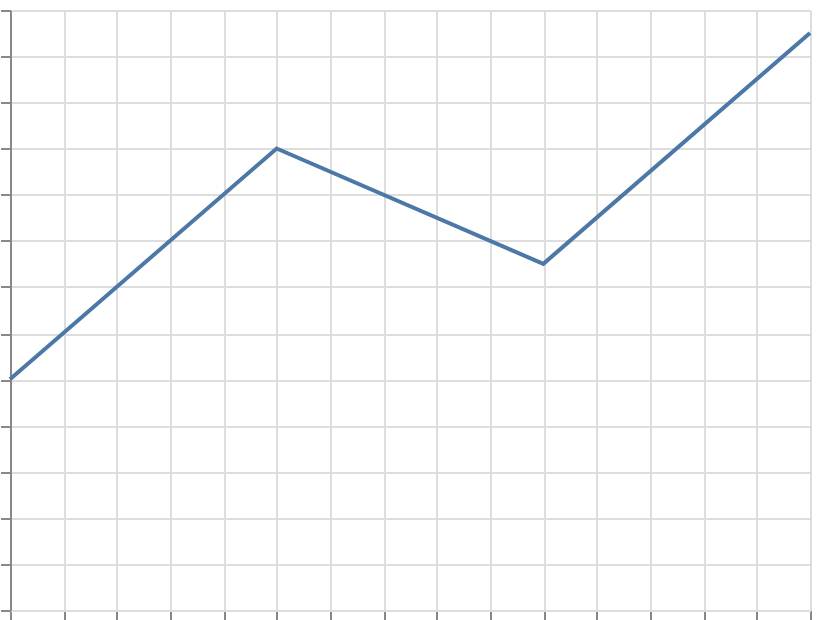

The Vega-Lite source for this figure:
### Vega specification from a JSON file in a GitHub repository (floating-point values rounded to 4 significant figures)
{"$schema": "https://vega.github.io/schema/vega/v6.json", "width": 400, "height": 300, "padding": 5, "autosize": "none", "data": [{"name": "table", "values": [{"x": 0, "y": 10, "c": "#4c78a8"}, {"x": 1, "y": 20, "c": "#f58518"}, {"x": 2, "y": 15, "c": "#e45756"}, {"x": 3, "y": 25, "c": "#72b7b3"}]}], "scales": [{"name": "x", "type": "linear", "domain": {"data": "table", "field": "x"}, "range": "width", "nice": true}, {"name": "y", "type": "linear", "domain": {"data": "table", "field": "y"}, "range": [{"signal": "height"}, 0], "nice": true}], "marks": [{"type": "line", "from": {"data": "table"}, "encode": {"update": {"x": {"scale": "x", "field": "x"}, "y": {"scale": "y", "field": "y"}, "stroke": {"field": "c"}, "strokeWidth": {"value": 2}}}}], "axes": [{"scale": "x", "orient": "bottom", "grid": true, "labels": false}, {"scale": "y", "orient": "left", "grid": true, "labels": false}], "description": "first item wins: a line mark is one path, styled by its first item"}
